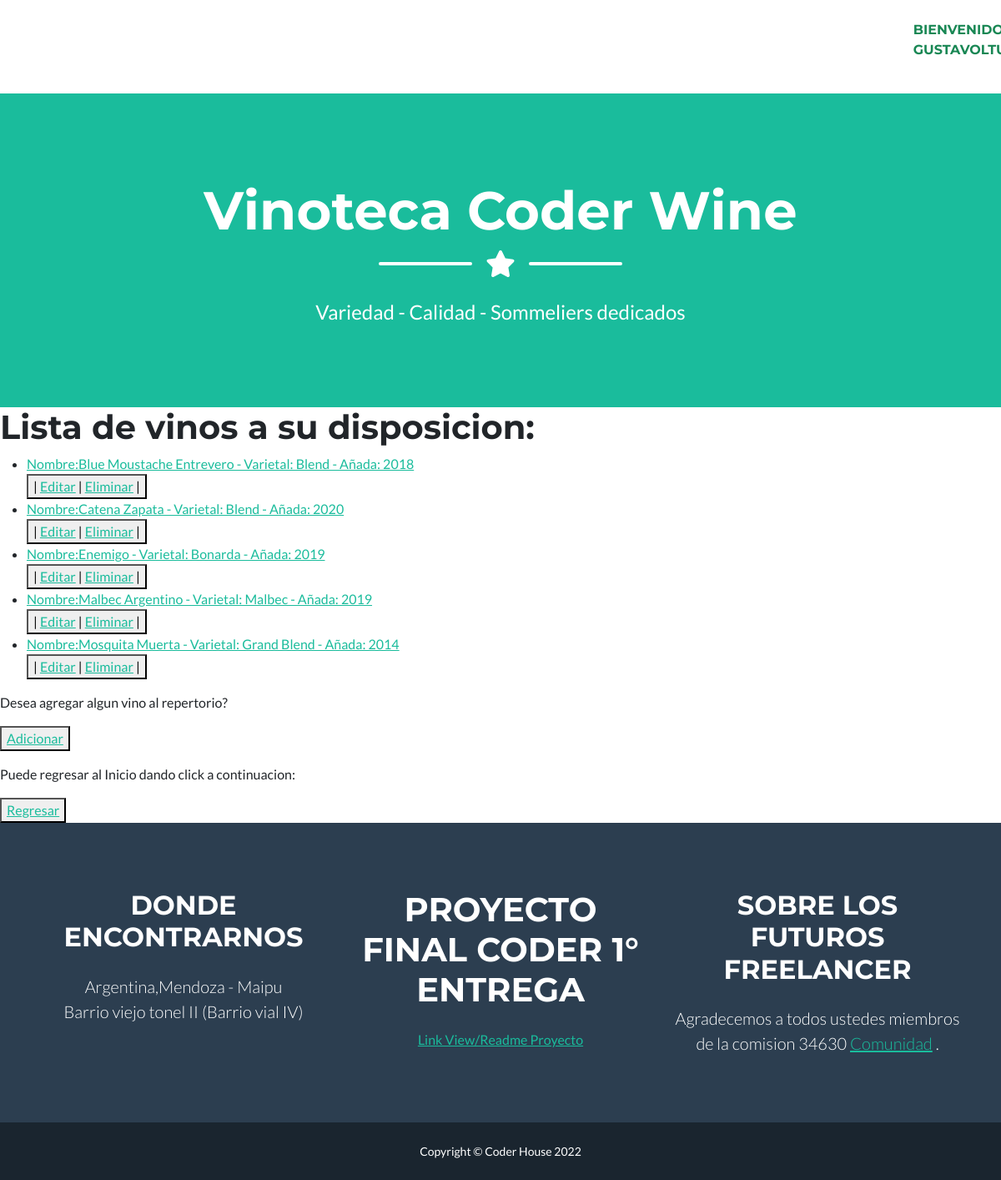
Before: /app-coder/vinoList/ (signed in) with the older database file.
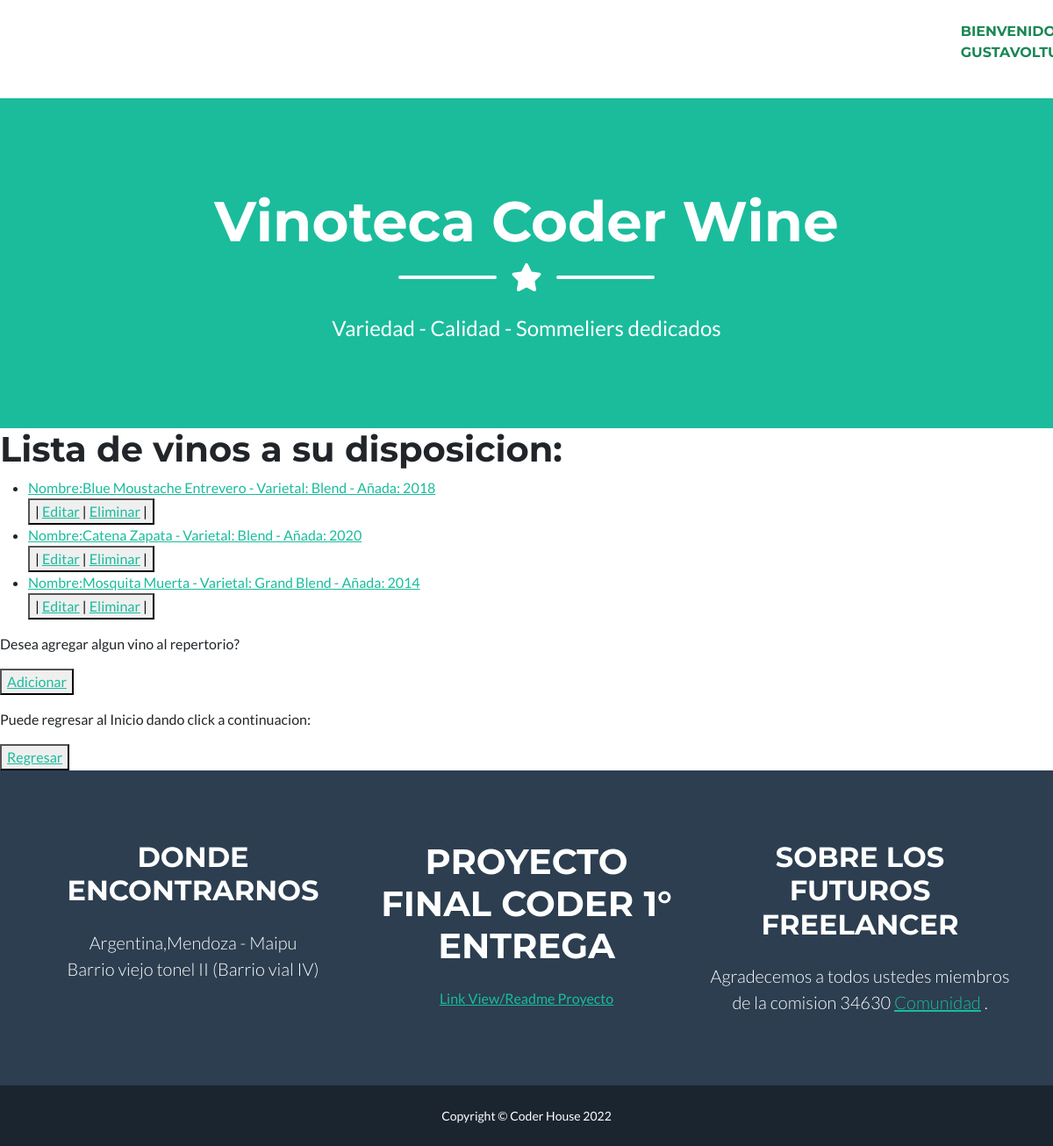
After: the same page with the newer database file.
### AppCoder/models.py (models this page shows)
class Vino(models.Model):
    nombre = models.CharField(max_length=50)
    varietal = models.CharField(max_length=50)
    añada = models.IntegerField()
    class Meta:
        verbose_name= 'Mis Vino'
        ordering = ['nombre', 'varietal','añada',]
        unique_together = ['nombre', 'varietal','añada',]
    def __str__(self):
        return (f'Nombre:{self.nombre} - Varietal: {self.varietal} - Añada: {self.añada}')

### AppCoder/views.py (the view)
# urls.py: path('vinoList/', VinoList.as_view(), name="VinoList"),
class VinoList(LoginRequiredMixin, ListView):
    model = Vino
    template_name = "vino-list.html"

### AppCoder/templates/vino-list.html (shortened to what this page needs)
{% extends 'padre.html' %}
{% load static %}
{% block contenidoQueCambia %}
   <h1>Lista de vinos a su disposicion:</h1>
   <ul>
        {% for vino in object_list %}
            <li>
                <a href= " {% url 'VinoDetail' vino.id %}">
                    {{vino}}
                </a>
            </li>
            <div>
                {% if request.user.is_staff %}
                <button> |
                    <a href=" {% url 'VinoUpdate' vino.id %}">Editar</a> |
                    {% if request.user.is_superuser %}
                    <a href=" {% url 'VinoDelete' vino.id %}">Eliminar</a> |
                    {% endif %}
                </button>
                {% endif %}
            </div>
        {% endfor %}
   </ul>
   {% if request.user.is_staff %}
   <p>Desea agregar algun vino al repertorio?</p>
   <button>
       <a href=" {% url 'VinoCreate' %}">Adicionar</a>
   </button>
   {% endif %}
   <p>Puede regresar al Inicio dando click a continuacion:</p>
    <button>
    <a href="{% url 'Inicio' %}">Regresar</a>
    </button>
{% endblock contenidoQueCambia %}

Changed rows visible on the page:
removed Vino: nombre+varietal+añada "Nombre:Enemigo - Varietal: Bonarda - Añada: 2019"
removed Vino: nombre+varietal+añada "Nombre:Malbec Argentino - Varietal: Malbec - Añada: 2019"
